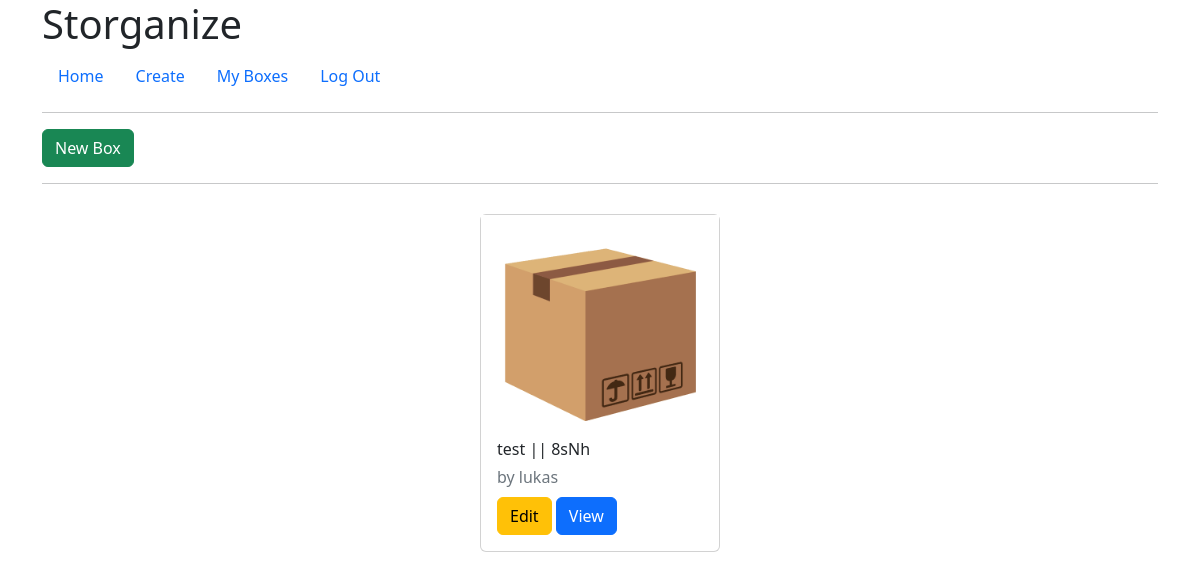
The page /myboxes (signed in) on the database as committed earlier.
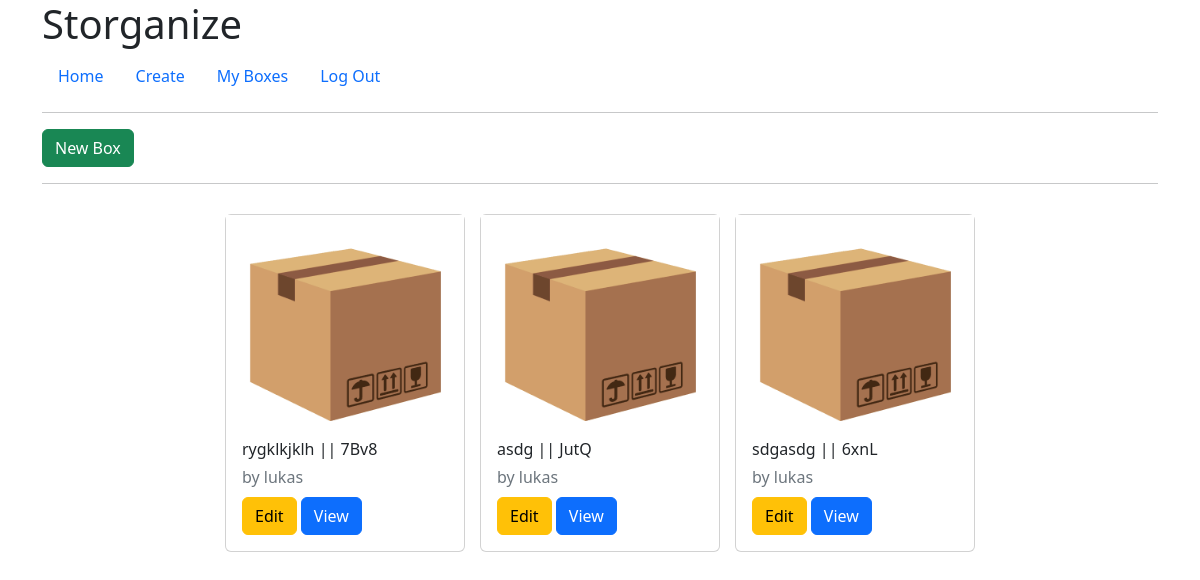
The same page on the database as committed later.
### tables this page shows
CREATE TABLE storage_box (
  uuid TEXT NOT NULL,
  username TEXT NOT NULL,
  created TIMESTAMP NOT NULL DEFAULT CURRENT_TIMESTAMP,
  box_type TEXT NOT NULL,
  box_title TEXT NOT NULL,
  box_desc TEXT NOT NULL,
  PRIMARY KEY (uuid),
  FOREIGN KEY (username) REFERENCES user (username)
);

### storganize/storage.py (the view)
@bp.route('/myboxes', methods=['GET'])
@login_required
def get_all_storage_box():
    db = get_db()
    boxes = db.execute('''SELECT * FROM storage_box
                    WHERE storage_box.username = ?''', (g.user['username'],)).fetchall()
    return render_template('storganize_templates/myboxes.html', boxes=boxes)

### storganize/auth.py (called while the page is built)
@bp.before_app_request
def load_logged_in_user():
    user_id = session.get('user_id')
    if user_id is None:
        g.user = None
    else:
        g.user = get_db().execute(
            'SELECT * FROM user WHERE username = ?', (user_id,)
        ).fetchone()

def login_required(view):
    @functools.wraps(view)
    def wrapped_view(**kwargs):
        if g.user is None:
            return redirect(url_for('auth.login'))
        return view(**kwargs)
    return wrapped_view

### storganize/db.py (called while the page is built)
def get_db():
    if 'db' not in g:
        g.db = sqlite3.connect(
            current_app.config['DATABASE'],
        )
        g.db.row_factory = sqlite3.Row
    return g.db

### storganize/templates/storganize_templates/myboxes.html (shortened to what this page needs)
{% extends 'base.html' %}
  {% block header %}
  <div class="container">
    {% if g.user %}
      <a type="button" class="btn btn-success" class="action" href="{{ url_for('storage.create_box') }}">New Box</a>
      <hr>
    {% endif %}
  {% endblock %}
    {% block content %}
      <div class="container serv">
        {% for box in boxes %}
              <div class="card" style="width: 15rem;">
                <img id="my-img" src="\static\images\staticbox.png" onmouseover="hover(this);" onmouseout="unhover(this);" />
                <div class="card-body">
                  <div class="card-title"> {{ box['box_title'] }} || {{ box['uuid'] }}</div>
                  <div class="card-subtitle mb-2 text-muted">by {{ box['username'] }} </div>
                  <div>
                    <a type="button" class="btn btn-warning" class="action" href="{{ url_for('storage.update', uuid=box['uuid']) }}">Edit</a>
                    <a type="button" class="btn btn-primary" class="action" href="{{ url_for('storage.view', uuid=box['uuid']) }}">View</a>
                  </div>
                </div>
              </div>
        {% endfor %}
      </div>
    {% endblock %}

### storganize/templates/base.html (shortened to what this page needs)
<!DOCTYPE html>
<html lang="en">
<head>
  <link rel="stylesheet" href="{{ url_for('static', filename='style.css') }}">
  <link href="https://cdn.jsdelivr.net/npm/bootstrap@5.2.0/dist/css/bootstrap.min.css" rel="stylesheet">
</head>
<header>
  <div class="container">
    <nav>
      <h1>Storganize</h1>
      <ul class="nav">
        {% if g.user %}
          <li class="nav-item"><a class="nav-link" href="{{ url_for('storage.index') }}">Home</a></li>
          <li class="nav-item"><a class="nav-link" href="{{ url_for('storage.create_box') }}">Create</a></li>
          <li class="nav-item"><a class="nav-link" href="{{ url_for('storage.get_all_storage_box') }}">My Boxes</a></li>
          <li class="nav-item"><a class="nav-link" href="{{ url_for('auth.logout') }}">Log Out</a></li>
        {% else %}
          <li class="nav-item"><a class="nav-link" href="{{ url_for('auth.register') }}">Register</a></li>
          <li class="nav-item"><a class="nav-link" href="{{ url_for('auth.login') }}">Log In</a></li>
        {% endif %}
      </ul>
    </nav>
  </div>
</header>
<body>
</body>
<footer class="container">
  <hr>
</footer>
</html>
<section class="content">
  <header>
    {% block header %}{% endblock %}
  </header>
  {% block content %}{% endblock %}
</section>

### storganize/static/style.css (style rules this page uses)
.serv { display: flex; flex-wrap: wrap; gap: 15px; margin: auto; justify-content: center; margin-bottom: 30px; margin-top: 30px; }

Rows that differ between the two databases and show on the page:
removed storage_box: box_title "test", uuid "8sNh", username "lukas"
added storage_box: box_title "rygklkjklh", uuid "7Bv8", username "lukas"
added storage_box: box_title "asdg", uuid "JutQ", username "lukas"
added storage_box: box_title "sdgasdg", uuid "6xnL", username "lukas"
